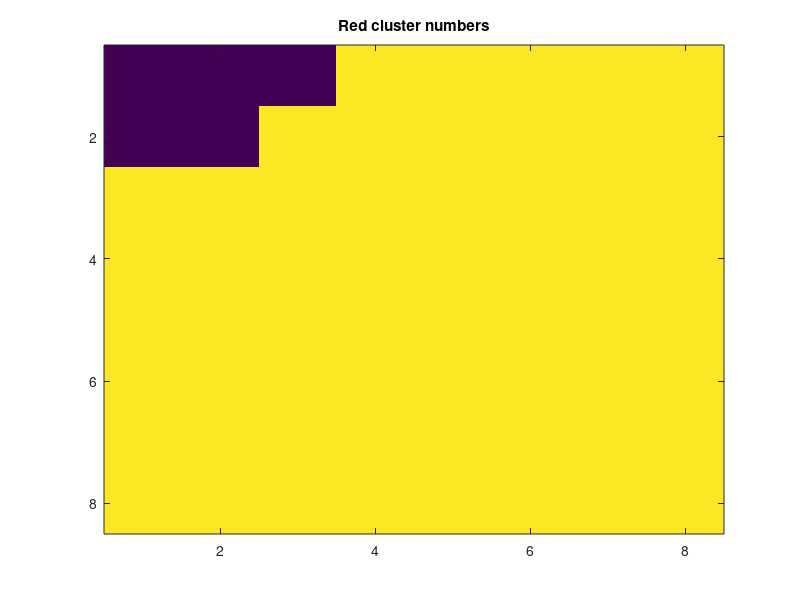
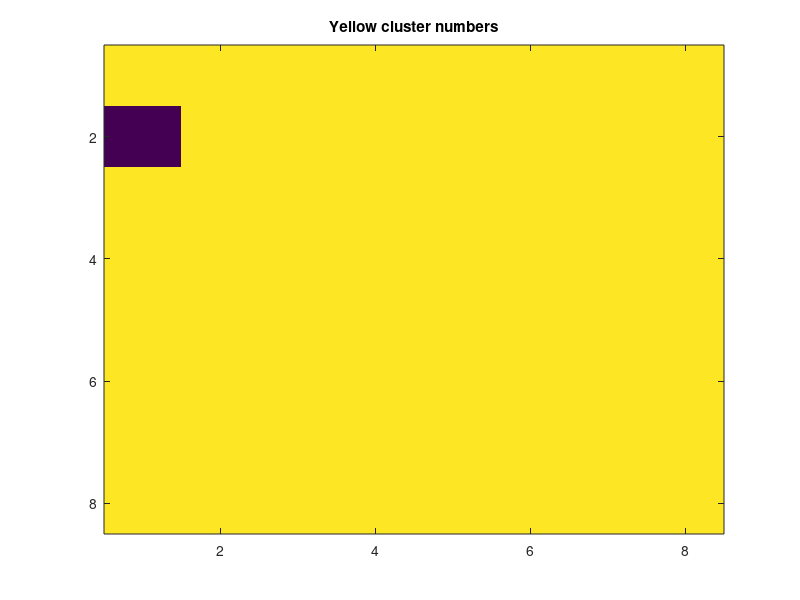

Write MATLAB code to recreate these figures, in order.
numClusters = zeros(64,2);
if ~exist('data_sim1.mat')
    for i = 1:64
        if i < 11
            I = imread(['R_channel/sim_00' num2str(i - 1) '_cropped_1.png']);
        else
            I = imread(['R_channel/sim_0' num2str(i - 1) '_cropped_1.png']);
        end
%         figure('position',[31 230 643 561]);  
%         imshow(I);
        I = rgb2gray(I);
        BW = imbinarize(I, .07);
        Icropped = imcrop(BW, [0 0 1360 880]);
        BW2 = bwareafilt(Icropped,[1200 Inf]);
        [labeled, num] = bwlabel(BW2);
        numClusters(i, 1) = num;
%         figure('position',[697 227 708 554]);
%         imshow(labeled)

        imwrite( labeled, ['clustered_r_' num2str(i) '.png'])


       if i < 11
            I = imread(['Y_channel/sim_00' num2str(i - 1) '_cropped_2.png']);
        else
            I = imread(['Y_channel/sim_0' num2str(i - 1) '_cropped_2.png']);
       end
%         figure('position',[31 230 643 561]);  
%         imshow(I);
        I = rgb2gray(I);
        BW = imbinarize(I, .165);
        Icropped = imcrop(BW, [0 0 1360 880]);
        BW2 = bwareafilt(Icropped,[600 Inf]);
        [labeled, num] = bwlabel(BW2);
        numClusters(i, 2) = num;
%         figure('position',[697 227 708 554]);
%         imshow(labeled)
        imwrite( labeled, ['clustered_y_' num2str(i) '.png'])
    end
    save('data_sim1.mat', 'numClusters')
else
    load('data_sim1.mat')
end

 redArr = reshape(numClusters(:, 1), [8 8])
 redArr = redArr';
redArr = redArr .* (256 / max(numClusters(:, 1))); 
yArr = reshape(numClusters(:, 2), [8 8]);
yArr = yArr';
yArr = yArr .* (256 / max(numClusters(:, 2))); 

figure;
image(redArr)
colormap viridis
caxis([0 5])
title('Red cluster numbers');

figure;
image(yArr)
colormap viridis
caxis([0 5])
title('Yellow cluster numbers');

% numClusters